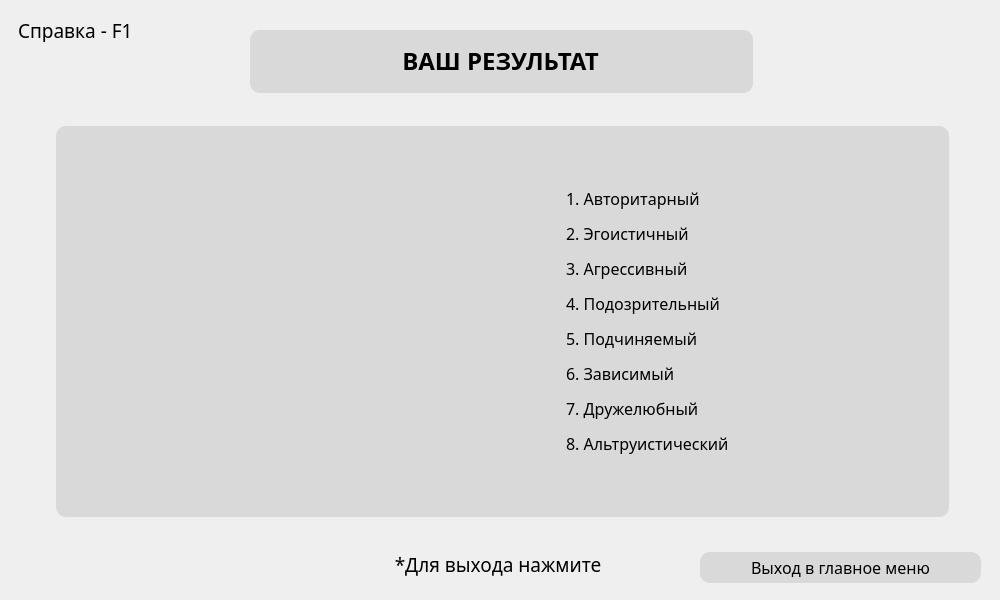
<?xml version="1.0" encoding="UTF-8"?>
<ui version="4.0">
 <class>Result</class>
 <widget class="QWidget" name="Result">
  <property name="geometry">
   <rect>
    <x>0</x>
    <y>0</y>
    <width>1000</width>
    <height>600</height>
   </rect>
  </property>
  <property name="windowTitle">
   <string>Form</string>
  </property>
  <property name="styleSheet">
   <string notr="true">QWidget#Result {
	background-image: url(&quot;:/pictures/back.png&quot;);
}</string>
  </property>
  <widget class="QLabel" name="esc">
   <property name="geometry">
    <rect>
     <x>346</x>
     <y>552</y>
     <width>309</width>
     <height>24</height>
    </rect>
   </property>
   <property name="font">
    <font>
     <family>Montserrat Medium</family>
     <pointsize>14</pointsize>
    </font>
   </property>
   <property name="text">
    <string>*Для выхода нажмите &lt;Esc&gt;</string>
   </property>
   <property name="alignment">
    <set>Qt::AlignCenter</set>
   </property>
   <property name="margin">
    <number>0</number>
   </property>
  </widget>
  <widget class="QLabel" name="info">
   <property name="geometry">
    <rect>
     <x>18</x>
     <y>18</y>
     <width>131</width>
     <height>24</height>
    </rect>
   </property>
   <property name="font">
    <font>
     <family>Montserrat Medium</family>
     <pointsize>14</pointsize>
    </font>
   </property>
   <property name="text">
    <string>Справка - F1</string>
   </property>
  </widget>
  <widget class="QWidget" name="Title" native="true">
   <property name="geometry">
    <rect>
     <x>250</x>
     <y>30</y>
     <width>503</width>
     <height>63</height>
    </rect>
   </property>
   <property name="font">
    <font>
     <family>Montserrat Medium</family>
     <pointsize>16</pointsize>
    </font>
   </property>
   <property name="styleSheet">
    <string notr="true">QWidget {
	border-radius: 10px;
	background-color:rgba(217, 217, 217, 1);
}</string>
   </property>
   <widget class="QTextEdit" name="YourResult">
    <property name="enabled">
     <bool>false</bool>
    </property>
    <property name="geometry">
     <rect>
      <x>0</x>
      <y>10</y>
      <width>501</width>
      <height>51</height>
     </rect>
    </property>
    <property name="font">
     <font>
      <family>Montserrat Medium</family>
      <pointsize>18</pointsize>
      <weight>75</weight>
      <bold>true</bold>
     </font>
    </property>
    <property name="styleSheet">
     <string notr="true">color: rgb(0, 0, 0);</string>
    </property>
    <property name="html">
     <string>&lt;!DOCTYPE HTML PUBLIC &quot;-//W3C//DTD HTML 4.0//EN&quot; &quot;http://www.w3.org/TR/REC-html40/strict.dtd&quot;&gt;
&lt;html&gt;&lt;head&gt;&lt;meta name=&quot;qrichtext&quot; content=&quot;1&quot; /&gt;&lt;style type=&quot;text/css&quot;&gt;
p, li { white-space: pre-wrap; }
&lt;/style&gt;&lt;/head&gt;&lt;body style=&quot; font-family:'Montserrat Medium'; font-size:18pt; font-weight:600; font-style:normal;&quot;&gt;
&lt;p align=&quot;center&quot; style=&quot; margin-top:0px; margin-bottom:0px; margin-left:0px; margin-right:0px; -qt-block-indent:0; text-indent:0px;&quot;&gt;ВАШ РЕЗУЛЬТАТ&lt;/p&gt;&lt;/body&gt;&lt;/html&gt;</string>
    </property>
   </widget>
  </widget>
  <widget class="QPushButton" name="tothemain">
   <property name="geometry">
    <rect>
     <x>700</x>
     <y>552</y>
     <width>281</width>
     <height>31</height>
    </rect>
   </property>
   <property name="font">
    <font>
     <family>Montserrat Medium</family>
     <pointsize>12</pointsize>
    </font>
   </property>
   <property name="styleSheet">
    <string notr="true">QPushButton {
	border-radius: 10px;
	background-color: rgb(217, 217, 217);
}
QPushButton:hover {
        background-color: rgba(216, 249, 255);
}</string>
   </property>
   <property name="text">
    <string>Выход в главное меню</string>
   </property>
   <property name="shortcut">
    <string>Esc</string>
   </property>
  </widget>
  <widget class="QWidget" name="SectionResult" native="true">
   <property name="geometry">
    <rect>
     <x>56</x>
     <y>126</y>
     <width>893</width>
     <height>391</height>
    </rect>
   </property>
   <property name="styleSheet">
    <string notr="true">QWidget {
	border-radius: 10px;
	background-color:rgba(217, 217, 217, 1);
}</string>
   </property>
   <widget class="QLabel" name="label">
    <property name="geometry">
     <rect>
      <x>510</x>
      <y>0</y>
      <width>381</width>
      <height>391</height>
     </rect>
    </property>
    <property name="font">
     <font>
      <family>Montserrat Medium</family>
      <pointsize>16</pointsize>
     </font>
    </property>
    <property name="text">
     <string>&lt;html&gt;&lt;head/&gt;&lt;body&gt;&lt;p&gt;&lt;span style=&quot; font-size:12pt;&quot;&gt;1. Авторитарный&lt;/span&gt;&lt;/p&gt;&lt;p&gt;&lt;span style=&quot; font-size:12pt;&quot;&gt;2. Эгоистичный&lt;/span&gt;&lt;/p&gt;&lt;p&gt;&lt;span style=&quot; font-size:12pt;&quot;&gt;3. Агрессивный&lt;/span&gt;&lt;/p&gt;&lt;p&gt;&lt;span style=&quot; font-size:12pt;&quot;&gt;4. Подозрительный&lt;/span&gt;&lt;/p&gt;&lt;p&gt;&lt;span style=&quot; font-size:12pt;&quot;&gt;5. Подчиняемый&lt;/span&gt;&lt;/p&gt;&lt;p&gt;&lt;span style=&quot; font-size:12pt;&quot;&gt;6. Зависимый&lt;/span&gt;&lt;/p&gt;&lt;p&gt;&lt;span style=&quot; font-size:12pt;&quot;&gt;7. Дружелюбный&lt;/span&gt;&lt;/p&gt;&lt;p&gt;&lt;span style=&quot; font-size:12pt;&quot;&gt;8. Альтруистический&lt;/span&gt;&lt;/p&gt;&lt;/body&gt;&lt;/html&gt;</string>
    </property>
    <property name="alignment">
     <set>Qt::AlignLeading|Qt::AlignLeft|Qt::AlignVCenter</set>
    </property>
   </widget>
   <widget class="QRadarChart" name="radar" native="true">
    <property name="geometry">
     <rect>
      <x>40</x>
      <y>10</y>
      <width>360</width>
      <height>360</height>
     </rect>
    </property>
    <property name="contextMenuPolicy">
     <enum>Qt::NoContextMenu</enum>
    </property>
   </widget>
  </widget>
 </widget>
 <customwidgets>
  <customwidget>
   <class>QRadarChart</class>
   <extends>QWidget</extends>
   <header>common/ui/test/qradar.h</header>
   <container>1</container>
  </customwidget>
 </customwidgets>
 <resources/>
 <connections/>
</ui>
